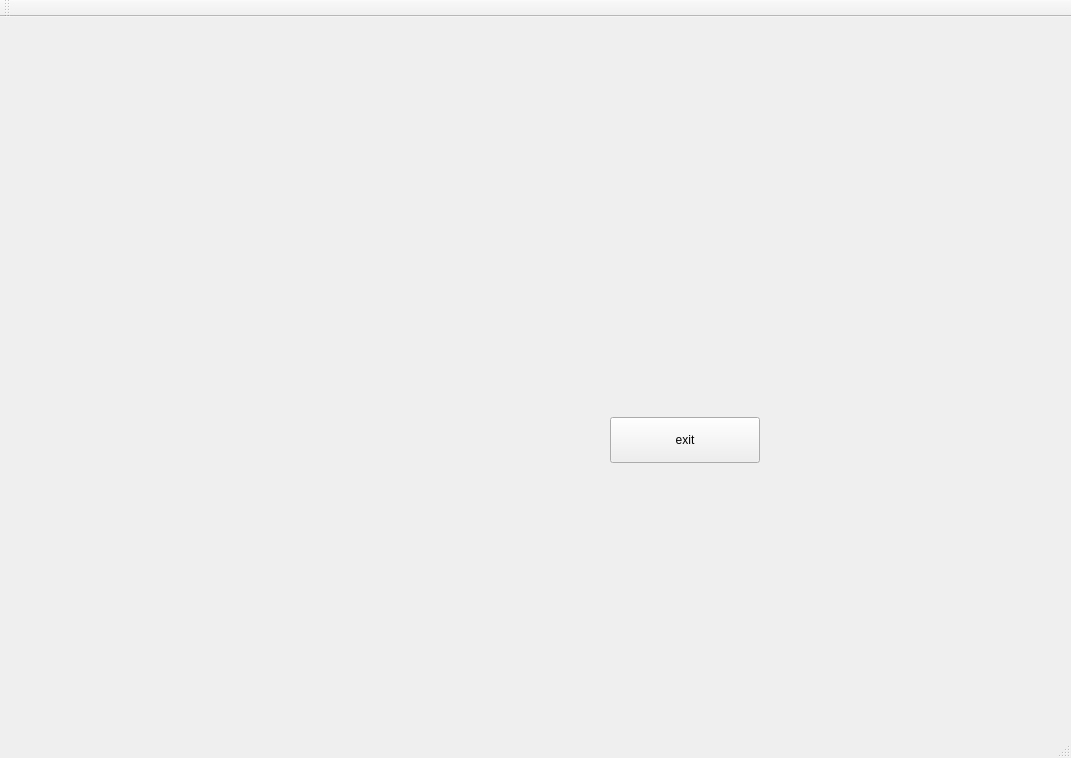
<?xml version="1.0" encoding="UTF-8"?>
<ui version="4.0">
 <class>QtGuiApplication1Class</class>
 <widget class="QMainWindow" name="QtGuiApplication1Class">
  <property name="geometry">
   <rect>
    <x>0</x>
    <y>0</y>
    <width>1071</width>
    <height>758</height>
   </rect>
  </property>
  <property name="windowTitle">
   <string>QtGuiApplication1</string>
  </property>
  <widget class="QWidget" name="centralWidget">
   <widget class="QPushButton" name="exit">
    <property name="geometry">
     <rect>
      <x>610</x>
      <y>400</y>
      <width>150</width>
      <height>46</height>
     </rect>
    </property>
    <property name="text">
     <string>exit</string>
    </property>
   </widget>
  </widget>
  <widget class="QMenuBar" name="menuBar">
   <property name="geometry">
    <rect>
     <x>0</x>
     <y>0</y>
     <width>1071</width>
     <height>37</height>
    </rect>
   </property>
  </widget>
  <widget class="QToolBar" name="mainToolBar">
   <attribute name="toolBarArea">
    <enum>TopToolBarArea</enum>
   </attribute>
   <attribute name="toolBarBreak">
    <bool>false</bool>
   </attribute>
  </widget>
  <widget class="QStatusBar" name="statusBar"/>
 </widget>
 <layoutdefault spacing="6" margin="11"/>
 <resources>
  <include location="QtGuiApplication1.qrc"/>
 </resources>
 <connections/>
</ui>
